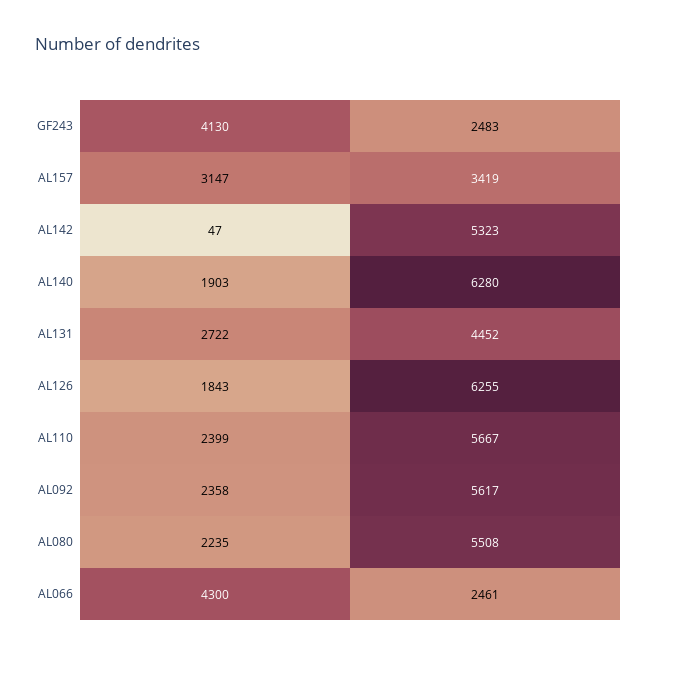

Notebook code cell kept with this figure:
### Code cell
#Plot dendrite informations using annotated heat maps

str_id=[na.give_me_name(i) for i in dendrite_df.columns]

z =dendrite_df.values

fig = ff.create_annotated_heatmap(z, colorscale='Brwnyl',
                                  x=str_id,y=list(dendrite_df.index))
fig.update_xaxes(showticklabels=False,
                type='category')

fig.update_layout(
    title='Number of dendrites',
    width = 700, height = 700,
    autosize = True
)

fig.show()

#some how dendrite_df.index must be put into a list first

### Figure 1 — Plotly figure (JSON) as saved in the notebook; plotly's stock layout.template omitted (floating-point values rounded to 4 significant figures)
{"data": [{"colorscale": [[0, "rgb(237, 229, 207)"], [0.1667, "rgb(224, 194, 162)"], [0.3333, "rgb(211, 156, 131)"], [0.5, "rgb(193, 118, 111)"], [0.6667, "rgb(166, 84, 97)"], [0.8333, "rgb(129, 55, 83)"], [1, "rgb(84, 31, 63)"]], "reversescale": false, "showscale": false, "type": "heatmap", "x": ["Primary somatosensory area barrel field layer 2/3", "Primary somatosensory area barrel field layer 1"], "y": ["AL066", "AL080", "AL092", "AL110", "AL126", "AL131", "AL140", "AL142", "AL157", "GF243"], "z": [[4300, 2461], [2235, 5508], [2358, 5617], [2399, 5667], [1843, 6255], [2722, 4452], [1903, 6280], [47, 5323], [3147, 3419], [4130, 2483]]}], "layout": {"annotations": [{"font": {"color": "#FFFFFF"}, "showarrow": false, "text": "4300", "x": "Primary somatosensory area barrel field layer 2/3", "xref": "x", "y": "AL066", "yref": "y"}, {"font": {"color": "#000000"}, "showarrow": false, "text": "2461", "x": "Primary somatosensory area barrel field layer 1", "xref": "x", "y": "AL066", "yref": "y"}, {"font": {"color": "#000000"}, "showarrow": false, "text": "2235", "x": "Primary somatosensory area barrel field layer 2/3", "xref": "x", "y": "AL080", "yref": "y"}, {"font": {"color": "#FFFFFF"}, "showarrow": false, "text": "5508", "x": "Primary somatosensory area barrel field layer 1", "xref": "x", "y": "AL080", "yref": "y"}, {"font": {"color": "#000000"}, "showarrow": false, "text": "2358", "x": "Primary somatosensory area barrel field layer 2/3", "xref": "x", "y": "AL092", "yref": "y"}, {"font": {"color": "#FFFFFF"}, "showarrow": false, "text": "5617", "x": "Primary somatosensory area barrel field layer 1", "xref": "x", "y": "AL092", "yref": "y"}, {"font": {"color": "#000000"}, "showarrow": false, "text": "2399", "x": "Primary somatosensory area barrel field layer 2/3", "xref": "x", "y": "AL110", "yref": "y"}, {"font": {"color": "#FFFFFF"}, "showarrow": false, "text": "5667", "x": "Primary somatosensory area barrel field layer 1", "xref": "x", "y": "AL110", "yref": "y"}, {"font": {"color": "#000000"}, "showarrow": false, "text": "1843", "x": "Primary somatosensory area barrel field layer 2/3", "xref": "x", "y": "AL126", "yref": "y"}, {"font": {"color": "#FFFFFF"}, "showarrow": false, "text": "6255", "x": "Primary somatosensory area barrel field layer 1", "xref": "x", "y": "AL126", "yref": "y"}, {"font": {"color": "#000000"}, "showarrow": false, "text": "2722", "x": "Primary somatosensory area barrel field layer 2/3", "xref": "x", "y": "AL131", "yref": "y"}, {"font": {"color": "#FFFFFF"}, "showarrow": false, "text": "4452", "x": "Primary somatosensory area barrel field layer 1", "xref": "x", "y": "AL131", "yref": "y"}, {"font": {"color": "#000000"}, "showarrow": false, "text": "1903", "x": "Primary somatosensory area barrel field layer 2/3", "xref": "x", "y": "AL140", "yref": "y"}, {"font": {"color": "#FFFFFF"}, "showarrow": false, "text": "6280", "x": "Primary somatosensory area barrel field layer 1", "xref": "x", "y": "AL140", "yref": "y"}, {"font": {"color": "#000000"}, "showarrow": false, "text": "47", "x": "Primary somatosensory area barrel field layer 2/3", "xref": "x", "y": "AL142", "yref": "y"}, {"font": {"color": "#FFFFFF"}, "showarrow": false, "text": "5323", "x": "Primary somatosensory area barrel field layer 1", "xref": "x", "y": "AL142", "yref": "y"}, {"font": {"color": "#000000"}, "showarrow": false, "text": "3147", "x": "Primary somatosensory area barrel field layer 2/3", "xref": "x", "y": "AL157", "yref": "y"}, {"font": {"color": "#FFFFFF"}, "showarrow": false, "text": "3419", "x": "Primary somatosensory area barrel field layer 1", "xref": "x", "y": "AL157", "yref": "y"}, {"font": {"color": "#FFFFFF"}, "showarrow": false, "text": "4130", "x": "Primary somatosensory area barrel field layer 2/3", "xref": "x", "y": "GF243", "yref": "y"}, {"font": {"color": "#000000"}, "showarrow": false, "text": "2483", "x": "Primary somatosensory area barrel field layer 1", "xref": "x", "y": "GF243", "yref": "y"}], "autosize": true, "height": 700, "title": {"text": "Number of dendrites"}, "width": 700, "xaxis": {"autorange": true, "dtick": 1, "gridcolor": "rgb(0, 0, 0)", "range": [-0.5, 1.5], "showticklabels": false, "side": "top", "ticks": "", "type": "category"}, "yaxis": {"autorange": true, "dtick": 1, "range": [-0.5, 9.5], "ticks": "", "ticksuffix": "  ", "type": "category"}}}
